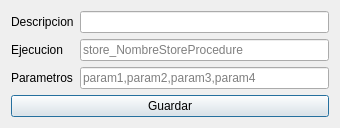
<?xml version="1.0" encoding="UTF-8"?>
<ui version="4.0">
 <class>Dialog_AgregarTarea</class>
 <widget class="QDialog" name="Dialog_AgregarTarea">
  <property name="geometry">
   <rect>
    <x>0</x>
    <y>0</y>
    <width>340</width>
    <height>119</height>
   </rect>
  </property>
  <property name="windowTitle">
   <string>Nueva Tarea</string>
  </property>
  <property name="windowIcon">
   <iconset resource="recursos.qrc">
    <normaloff>:/ico/icon.png</normaloff>:/ico/icon.png</iconset>
  </property>
  <layout class="QGridLayout" name="gridLayout">
   <item row="0" column="1">
    <widget class="QLineEdit" name="lineEdit_Descripcion"/>
   </item>
   <item row="1" column="1">
    <widget class="QLineEdit" name="lineEdit_Ejecucion">
     <property name="placeholderText">
      <string>store_NombreStoreProcedure</string>
     </property>
    </widget>
   </item>
   <item row="1" column="0">
    <widget class="QLabel" name="label_2">
     <property name="text">
      <string>Ejecucion</string>
     </property>
    </widget>
   </item>
   <item row="0" column="0">
    <widget class="QLabel" name="label">
     <property name="text">
      <string>Descripcion</string>
     </property>
    </widget>
   </item>
   <item row="2" column="1">
    <widget class="QLineEdit" name="lineEdit_Parametros">
     <property name="placeholderText">
      <string>param1,param2,param3,param4</string>
     </property>
    </widget>
   </item>
   <item row="2" column="0">
    <widget class="QLabel" name="label_3">
     <property name="text">
      <string>Parametros</string>
     </property>
    </widget>
   </item>
   <item row="3" column="0" colspan="2">
    <widget class="QPushButton" name="pushButton_Guardar">
     <property name="text">
      <string>Guardar</string>
     </property>
    </widget>
   </item>
  </layout>
 </widget>
 <resources>
  <include location="recursos.qrc"/>
 </resources>
 <connections/>
</ui>
